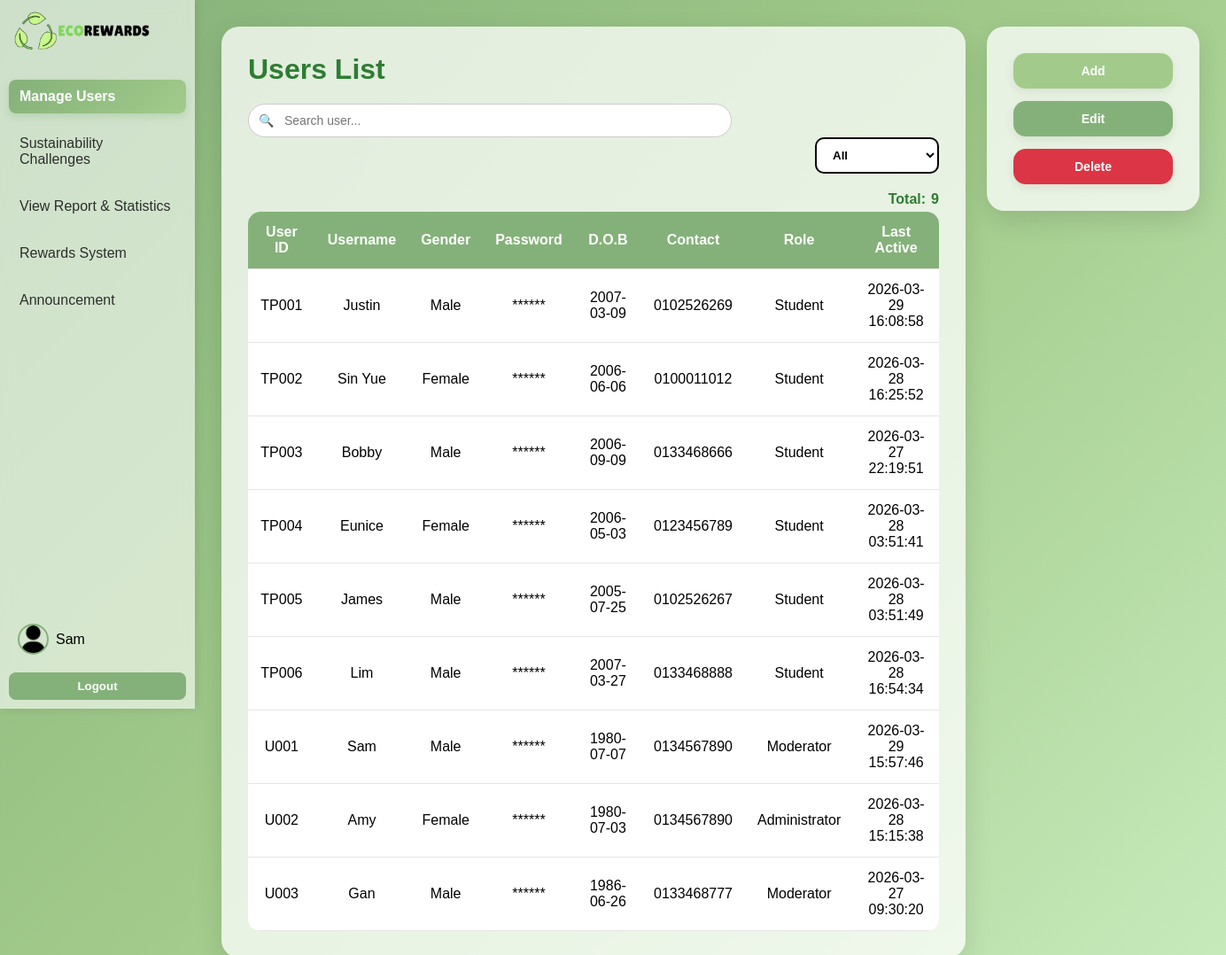
/src/admin.php (signed in), run on the app's committed database.
### tables this page shows
CREATE TABLE `user` (
  `UserID` varchar(50) NOT NULL,
  `Username` varchar(30) NOT NULL,
  `Gender` varchar(50) NOT NULL,
  `Passwords` varchar(255) NOT NULL,
  `DOB` date NOT NULL,
  `Contact` varchar(20) NOT NULL,
  `RoleID` varchar(50) NOT NULL,
  `LastActive` datetime DEFAULT NULL
);

### src/admin.php (the view, shortened to what this page needs)
<?php
include ("conn.php");
$userID = $_SESSION['UserID'];
$sqlUser = "SELECT User.*, Role.Role_Name
            FROM User
            JOIN Role ON User.RoleID = Role.RoleID
            WHERE User.UserID = ?";
$stmtUser = $dbConn->prepare($sqlUser);
$stmtUser->bind_param("s", $userID);
$stmtUser->execute();
$resultUser = $stmtUser->get_result();
$user = $resultUser->fetch_assoc();
include("profile.php");
$sql = "SELECT * FROM User";
$result = $dbConn->query($sql);
$users = [];
while ($row = $result->fetch_assoc()) {
    $users[] = $row;
}
$roleMap = [
    "R01" => "Student",
    "R02" => "Moderator",
    "R03" => "Administrator"
];
?>
<!DOCTYPE html>
<html lang="en">
<head>
<link rel="stylesheet" href="styles.css">
<link rel="stylesheet" href="responsive.css">
</head>
<body>
    <div class="sidebar" id="sidebar">
        <div class="sidebar-top">
            <div class="logo">
                <img src="logo.png" alt="Logo">
            </div>
            <div class="nav-links">
                <a href="admin.php" class="active">Manage Users</a>
                <a href="SustainabilityChallenges.php">Sustainability Challenges</a>
                <a href="viewReport.php">View Report & Statistics</a>
                <a href="rewardsSystem.php">Rewards System</a>
                <a href="announcement.php">Announcement</a>
            </div>
        </div>
        <div class="sidebar-bottom">
            <div class="profile" onclick="openProfileModal()">
                <img src="profile-pic.png">
                <span><?php echo $user['Username']; ?></span>
            </div>
            <button class="btn" onclick="logout()">Logout</button>
        </div>
    </div>
    <div class="main">
        <div class="section">
            <h1>Users List</h1>
            <div class="top-bar">
                <div class="search-box">
                    <span class="search-icon">🔍</span>
                    <input type="text" id="searchInput" placeholder="Search user...">
                </div>
                <div class="filter-container">
                    <select id="roleFilter" class="filter-dropdown">
                        <option value="">All</option>
                    </select>
                </div>
                <div class="stats">
                    Total: <b id="totalusers"><?php echo count($users); ?></b>
                </div>
            </div>
            <table class="table">
                <thead>
                    <tr>
                        <th>User ID</th>
                        <th>Username</th>
                        <th>Gender</th>
                        <th>Password</th>
                        <th>D.O.B</th>
                        <th>Contact</th>
                        <th>Role</th>
                        <th>Last Active</th>
                    </tr>
                </thead>
                <tbody id="userTable">
                    <?php foreach ($users as $row): ?>
                        <tr onclick='selectUser(<?php echo json_encode($row, JSON_HEX_APOS | JSON_HEX_QUOT); ?>, this)'>
                            <td data-label="User ID"><?php echo htmlspecialchars($row['UserID']); ?></td>
                            <td data-label="Username"><?php echo htmlspecialchars($row['Username']); ?></td>
                            <td data-label="Gender"><?php echo htmlspecialchars($row['Gender']); ?></td>
                            <td>******</td>
                            <td data-label="DOB"><?php echo htmlspecialchars($row['DOB']); ?></td>
                            <td data-label="Contact"><?php echo htmlspecialchars($row['Contact']); ?></td>
                            <td data-label="Role ID"><?php echo htmlspecialchars($roleMap[$row['RoleID']] ?? $row['RoleID']); ?></td>
                            <td data-label="Last Active"><?php echo !empty($row['LastActive']) ? htmlspecialchars($row['LastActive']) : '-'; ?></td>
                        </tr>
                    <?php endforeach; ?>
                </tbody>
            </table>
        </div>
        <div class="section">
            <div class="action-panel">
                <button class="btn action-btn" id="addBtn">Add</button>
                <button class="btn action-btn" id="editBtn">Edit</button>
                <button class="btn action-btn delete-btn" id="deleteBtn">Delete</button>
            </div>
        </div>
    </div>
</body>
</html>

### src/styles.css (style rules this page uses)
* { margin: 0; padding: 0; box-sizing: border-box; font-family: 'Poppins', sans-serif; }
html, body { margin: 0; padding: 0; }
body { min-height: 100vh; height: auto; display: flex; align-items: flex-start; justify-content: flex-start; background: linear-gradient(135deg, #84B179, #A2CB8B, #C7EABB); background-repeat: no-repeat; background-attachment: fixed; }
.sidebar { position: fixed; top: 0; height: 100vh; width: 220px; overflow-y: auto; background: rgba(255,255,255,0.6); backdrop-filter: blur(8px); box-shadow: 2px 0 10px rgba(0,0,0,0.1); display: flex; flex-direction: column; justify-content: space-between; padding: 10px; z-index: 100; }
.sidebar-top { display: flex; flex-direction: column; }
.sidebar .logo { display: flex; align-items: center; gap: 10px; margin-bottom: 30px; }
.sidebar .logo img { height: 50px; }
.sidebar .nav-links { display: flex; flex-direction: column; gap: 15px; }
.sidebar .nav-links a { display: block; padding: 10px 12px; border-radius: 8px; transition: background 0.3s; text-decoration: none; color: #2e2e2e; font-weight: 500; }
.sidebar .nav-links a.active { background: linear-gradient(135deg, #84B179, #A2CB8B); color: white; font-weight: 600; box-shadow: 0 4px 10px rgba(132,177,121,0.3); }
.sidebar-bottom { display: flex; flex-direction: column; gap: 12px; }
.sidebar .profile { display: flex; align-items: center; gap: 8px; cursor: pointer; margin-bottom: 0; padding: 8px 10px; border-radius: 10px; transition: background 0.3s; }
.sidebar .profile img { width: 35px; height: 35px; border-radius: 50%; border: 2px solid #84B179; }
.btn { background: #84B179; color: white; padding: 8px 12px; border: none; border-radius: 8px; cursor: pointer; font-weight: bold; transition: background 0.3s; }
.main { margin-left: 220px; flex: 1; padding: 30px; }
.section { background: rgba(255,255,255,0.75); border-radius: 20px; padding: 30px; box-shadow: 0 10px 30px rgba(0,0,0,0.12); }
.section h1 { margin-bottom: 20px; color: #2e7d32; }
.table { width: 100%; border-collapse: collapse; overflow: hidden; border-radius: 14px; }
.table th, .table td { padding: 14px; text-align: center; border-bottom: 1px solid #e5e5e5; }
.table th { background: #84B179; color: white; }
.table tr { background: white; cursor: pointer; transition: 0.2s; }
.filter-container { display: flex; justify-content: flex-end; margin-bottom: 20px; }
.filter-dropdown { padding: 10px 14px; border-radius: 10px; border: 2px solid black; font-weight: bold; background: white; cursor: pointer; }
.search-box { position:relative; flex:1; max-width:70%; }
.search-box input { width:100%; padding:10px 12px 10px 40px; border-radius:25px; border:1px solid #ccc; outline:none; font-size:14px; background:#fff; transition:0.3s; }
.search-icon { position:absolute; left:12px; top:50%; transform:translateY(-50%); font-size:14px; color:#999; }
.stats { display: flex; justify-content: flex-end; align-items: center; font-size: 16px; font-weight: 600; color: #2e7d32; gap: 6px; margin-bottom: 5px; }

### src/admin.php (style rules this page uses)
body { margin: 0; padding: 0; display: flex; justify-content: flex-start; align-items: stretch; min-height: 100vh; }
.main { display: flex; align-items: flex-start; gap: 24px; }
.stats { display:flex; justify-content:flex-end; align-items:center; font-size:16px; font-weight:600; color:#2e7d32; gap:6px; margin-bottom:5px; }
.action-panel { width: 180px; position: sticky; top: 20px; display: flex; flex-direction: column; gap: 14px; align-self: flex-start; }
.action-btn { width: 100%; padding: 12px 16px; border: none; border-radius: 14px; font-size: 14px; font-weight: 600; cursor: pointer; box-shadow: 0 4px 12px rgba(0,0,0,0.08); transition: 0.25s ease; }
.delete-btn { background: #dc3545; color: #fff; }
#editBtn { background: #84B179; color: #fff; }
.action-panel .btn:first-child { background: #A2CB8B; color: #fff; }

### data on the page
user: Username "Sam", UserID "U001", Gender "Male", DOB "1980-07-07", Contact "0134567890", RoleID "Moderator", LastActive "2026-03-29 15:57:46"
user: UserID "TP001", Username "Justin", Gender "Male", DOB "2007-03-09", Contact "0102526269", RoleID "Student", LastActive "2026-03-29 16:08:58"
user: UserID "TP002", Username "Sin Yue", Gender "Female", DOB "2006-06-06", Contact "0100011012", RoleID "Student", LastActive "2026-03-28 16:25:52"
user: UserID "TP003", Username "Bobby", Gender "Male", DOB "2006-09-09", Contact "0133468666", RoleID "Student", LastActive "2026-03-27 22:19:51"
user: UserID "TP004", Username "Eunice", Gender "Female", DOB "2006-05-03", Contact "0123456789", RoleID "Student", LastActive "2026-03-28 03:51:41"
user: UserID "TP005", Username "James", Gender "Male", DOB "2005-07-25", Contact "0102526267", RoleID "Student", LastActive "2026-03-28 03:51:49"
user: UserID "TP006", Username "Lim", Gender "Male", DOB "2007-03-27", Contact "0133468888", RoleID "Student", LastActive "2026-03-28 16:54:34"
user: UserID "U002", Username "Amy", Gender "Female", DOB "1980-07-03", Contact "0134567890", RoleID "Administrator", LastActive "2026-03-28 15:15:38"
user: UserID "U003", Username "Gan", Gender "Male", DOB "1986-06-26", Contact "0133468777", RoleID "Moderator", LastActive "2026-03-27 09:30:20"

### other printed values
count($users) "9"
